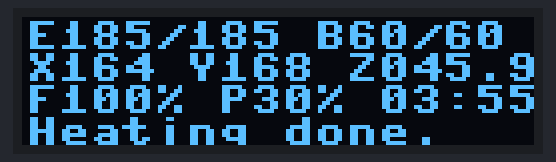
Simulated run of this program. Board: ESP8266 board running MicroPython. On the bench: 128×32 one-colour display. At 0.0 s the program stops and its outputs stay as they are.

Above: at 0.1 s.

The program:

ssd1306-example.py
```python
import ssd1306
from machine import I2C, Pin

i2c = I2C(-1, Pin(5), Pin(4))
oled = ssd1306.SSD1306_I2C(128, 32, i2c)

oled.text("E185/185 B60/60", 1, 1, 1)
oled.text("X164 Y168 Z045.9", 1, 9, 1)
oled.text("F100% P30% 03:55", 1, 17, 1)
oled.text("Heating done.", 1, 25, 1)
oled.contrast(0)
oled.show()
```
